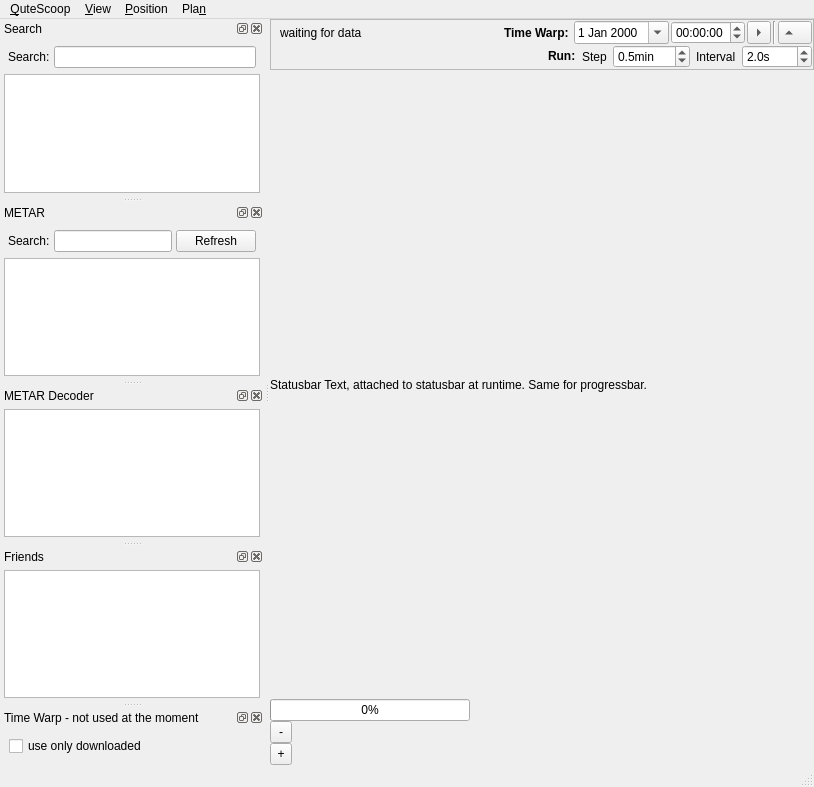
<?xml version="1.0" encoding="UTF-8"?>
<ui version="4.0">
 <class>MainWindow</class>
 <widget class="QMainWindow" name="MainWindow">
  <property name="geometry">
   <rect>
    <x>0</x>
    <y>0</y>
    <width>814</width>
    <height>787</height>
   </rect>
  </property>
  <property name="windowTitle">
   <string>QuteScoop</string>
  </property>
  <property name="windowIcon">
   <iconset resource="Resources.qrc">
    <normaloff>:/icons/qutescoop.png</normaloff>:/icons/qutescoop.png</iconset>
  </property>
  <widget class="QWidget" name="centralwidget">
   <layout class="QVBoxLayout" name="verticalLayout">
    <property name="spacing">
     <number>0</number>
    </property>
    <property name="margin">
     <number>0</number>
    </property>
    <item>
     <widget class="QFrame" name="framePredict">
      <property name="sizePolicy">
       <sizepolicy hsizetype="Preferred" vsizetype="Maximum">
        <horstretch>0</horstretch>
        <verstretch>0</verstretch>
       </sizepolicy>
      </property>
      <property name="frameShape">
       <enum>QFrame::StyledPanel</enum>
      </property>
      <property name="frameShadow">
       <enum>QFrame::Raised</enum>
      </property>
      <layout class="QVBoxLayout" name="verticalLayout_2">
       <property name="spacing">
        <number>1</number>
       </property>
       <property name="topMargin">
        <number>1</number>
       </property>
       <property name="rightMargin">
        <number>1</number>
       </property>
       <property name="bottomMargin">
        <number>1</number>
       </property>
       <item>
        <layout class="QHBoxLayout" name="horizontalLayout_3">
         <property name="spacing">
          <number>2</number>
         </property>
         <item>
          <widget class="QLabel" name="lblWarpInfo">
           <property name="text">
            <string>waiting for data</string>
           </property>
          </widget>
         </item>
         <item>
          <spacer name="horizontalSpacer">
           <property name="orientation">
            <enum>Qt::Horizontal</enum>
           </property>
           <property name="sizeHint" stdset="0">
            <size>
             <width>40</width>
             <height>20</height>
            </size>
           </property>
          </spacer>
         </item>
         <item>
          <widget class="QLabel" name="label_3">
           <property name="font">
            <font>
             <weight>75</weight>
             <bold>true</bold>
            </font>
           </property>
           <property name="text">
            <string>Time Warp: </string>
           </property>
          </widget>
         </item>
         <item>
          <widget class="QDateEdit" name="datePredictTime">
           <property name="sizePolicy">
            <sizepolicy hsizetype="Maximum" vsizetype="Fixed">
             <horstretch>0</horstretch>
             <verstretch>0</verstretch>
            </sizepolicy>
           </property>
           <property name="toolTip">
            <string>Select a date to warp to.</string>
           </property>
           <property name="wrapping">
            <bool>true</bool>
           </property>
           <property name="calendarPopup">
            <bool>true</bool>
           </property>
           <property name="timeSpec">
            <enum>Qt::UTC</enum>
           </property>
          </widget>
         </item>
         <item>
          <widget class="QTimeEdit" name="timePredictTime">
           <property name="sizePolicy">
            <sizepolicy hsizetype="Maximum" vsizetype="Fixed">
             <horstretch>0</horstretch>
             <verstretch>0</verstretch>
            </sizepolicy>
           </property>
           <property name="toolTip">
            <string>Select a time to warp to.</string>
           </property>
           <property name="wrapping">
            <bool>true</bool>
           </property>
           <property name="accelerated">
            <bool>true</bool>
           </property>
          </widget>
         </item>
         <item>
          <widget class="QToolButton" name="tbRunPredict">
           <property name="toolTip">
            <string>Toggle Run: Makes time run from selected time.</string>
           </property>
           <property name="text">
            <string>run</string>
           </property>
           <property name="checkable">
            <bool>true</bool>
           </property>
           <property name="popupMode">
            <enum>QToolButton::InstantPopup</enum>
           </property>
           <property name="arrowType">
            <enum>Qt::RightArrow</enum>
           </property>
          </widget>
         </item>
         <item>
          <widget class="Line" name="line">
           <property name="orientation">
            <enum>Qt::Vertical</enum>
           </property>
          </widget>
         </item>
         <item>
          <widget class="QToolButton" name="tbDisablePredict">
           <property name="toolTip">
            <string>Exit Warp mode. Return to reality.</string>
           </property>
           <property name="text">
            <string/>
           </property>
           <property name="popupMode">
            <enum>QToolButton::InstantPopup</enum>
           </property>
           <property name="toolButtonStyle">
            <enum>Qt::ToolButtonTextBesideIcon</enum>
           </property>
           <property name="arrowType">
            <enum>Qt::UpArrow</enum>
           </property>
          </widget>
         </item>
        </layout>
       </item>
       <item>
        <widget class="QWidget" name="widgetRunPredict" native="true">
         <layout class="QHBoxLayout" name="horizontalLayout_2">
          <property name="margin">
           <number>0</number>
          </property>
          <item>
           <spacer name="horizontalSpacer_2">
            <property name="orientation">
             <enum>Qt::Horizontal</enum>
            </property>
            <property name="sizeHint" stdset="0">
             <size>
              <width>40</width>
              <height>20</height>
             </size>
            </property>
           </spacer>
          </item>
          <item>
           <widget class="QLabel" name="label_5">
            <property name="text">
             <string>&lt;b&gt;Run:&lt;/b&gt;</string>
            </property>
           </widget>
          </item>
          <item>
           <widget class="QLabel" name="label_4">
            <property name="text">
             <string>Step</string>
            </property>
           </widget>
          </item>
          <item>
           <widget class="QDoubleSpinBox" name="dsRunPredictStep">
            <property name="sizePolicy">
             <sizepolicy hsizetype="Maximum" vsizetype="Fixed">
              <horstretch>0</horstretch>
              <verstretch>0</verstretch>
             </sizepolicy>
            </property>
            <property name="toolTip">
             <string>The next Warp will add this timespan to the old one. Select '0' for realtime (starts from now and time will be linked to real time).</string>
            </property>
            <property name="specialValueText">
             <string>realtime</string>
            </property>
            <property name="accelerated">
             <bool>true</bool>
            </property>
            <property name="prefix">
             <string/>
            </property>
            <property name="suffix">
             <string>min</string>
            </property>
            <property name="decimals">
             <number>1</number>
            </property>
            <property name="minimum">
             <double>0.000000000000000</double>
            </property>
            <property name="singleStep">
             <double>0.500000000000000</double>
            </property>
            <property name="value">
             <double>0.500000000000000</double>
            </property>
           </widget>
          </item>
          <item>
           <widget class="QLabel" name="label_6">
            <property name="text">
             <string>Interval</string>
            </property>
           </widget>
          </item>
          <item>
           <widget class="QDoubleSpinBox" name="spinRunPredictInterval">
            <property name="specialValueText">
             <string>none</string>
            </property>
            <property name="accelerated">
             <bool>true</bool>
            </property>
            <property name="suffix">
             <string>s</string>
            </property>
            <property name="decimals">
             <number>1</number>
            </property>
            <property name="maximum">
             <double>1000.000000000000000</double>
            </property>
            <property name="singleStep">
             <double>0.200000000000000</double>
            </property>
            <property name="value">
             <double>2.000000000000000</double>
            </property>
           </widget>
          </item>
         </layout>
        </widget>
       </item>
      </layout>
     </widget>
    </item>
    <item>
     <widget class="QLabel" name="lblStatus">
      <property name="text">
       <string>Statusbar Text, attached to statusbar at runtime. Same for progressbar.</string>
      </property>
     </widget>
    </item>
    <item>
     <widget class="QProgressBar" name="progressBar">
      <property name="maximumSize">
       <size>
        <width>200</width>
        <height>16777215</height>
       </size>
      </property>
      <property name="value">
       <number>0</number>
      </property>
     </widget>
    </item>
    <item>
     <widget class="QToolButton" name="tbZoomOut">
      <property name="minimumSize">
       <size>
        <width>22</width>
        <height>22</height>
       </size>
      </property>
      <property name="maximumSize">
       <size>
        <width>22</width>
        <height>22</height>
       </size>
      </property>
      <property name="baseSize">
       <size>
        <width>22</width>
        <height>22</height>
       </size>
      </property>
      <property name="toolTip">
       <string>Zoom out.</string>
      </property>
      <property name="text">
       <string>-</string>
      </property>
     </widget>
    </item>
    <item>
     <widget class="QToolButton" name="tbZoomIn">
      <property name="minimumSize">
       <size>
        <width>22</width>
        <height>22</height>
       </size>
      </property>
      <property name="maximumSize">
       <size>
        <width>22</width>
        <height>22</height>
       </size>
      </property>
      <property name="baseSize">
       <size>
        <width>22</width>
        <height>22</height>
       </size>
      </property>
      <property name="toolTip">
       <string>Zoom in.</string>
      </property>
      <property name="text">
       <string>+</string>
      </property>
     </widget>
    </item>
   </layout>
  </widget>
  <widget class="QMenuBar" name="menubar">
   <property name="geometry">
    <rect>
     <x>0</x>
     <y>0</y>
     <width>814</width>
     <height>26</height>
    </rect>
   </property>
   <property name="statusTip">
    <string notr="true"/>
   </property>
   <widget class="QMenu" name="menuQutescoop">
    <property name="statusTip">
     <string notr="true"/>
    </property>
    <property name="title">
     <string>&amp;QuteScoop</string>
    </property>
    <addaction name="actionAbout"/>
    <addaction name="actionAboutQt"/>
    <addaction name="separator"/>
    <addaction name="actionPreferences"/>
    <addaction name="separator"/>
    <addaction name="actionDownload"/>
    <addaction name="actionShootScreenies"/>
    <addaction name="separator"/>
    <addaction name="actionQuit"/>
   </widget>
   <widget class="QMenu" name="menuView">
    <property name="statusTip">
     <string notr="true"/>
    </property>
    <property name="title">
     <string>&amp;View</string>
    </property>
    <addaction name="actionListClients"/>
    <addaction name="separator"/>
    <addaction name="actionShowSearch"/>
    <addaction name="actionShowMetars"/>
    <addaction name="actionShowFriendsDock"/>
    <addaction name="actionShowTimeWarpDock"/>
    <addaction name="actionHideAllWindows"/>
    <addaction name="separator"/>
    <addaction name="actionDisplayAllFlightPaths"/>
    <addaction name="actionClearAllFlightPaths"/>
    <addaction name="separator"/>
    <addaction name="actionToggleFullscreen"/>
    <addaction name="separator"/>
    <addaction name="actionDisplayAllSectors"/>
    <addaction name="actionShowInactiveAirports"/>
   </widget>
   <widget class="QMenu" name="menuPlan">
    <property name="statusTip">
     <string notr="true"/>
    </property>
    <property name="title">
     <string>Pla&amp;n</string>
    </property>
    <addaction name="actionPlanFlight"/>
    <addaction name="separator"/>
    <addaction name="actionPredict"/>
    <addaction name="actionBookedAtc"/>
   </widget>
   <widget class="QMenu" name="menuPosition">
    <property name="title">
     <string>&amp;Position</string>
    </property>
    <widget class="QMenu" name="menuRemember">
     <property name="title">
      <string>Remember</string>
     </property>
     <addaction name="actionRemember_2"/>
     <addaction name="separator"/>
     <addaction name="actionRememberPosition"/>
     <addaction name="actionRememberMapPosition2"/>
     <addaction name="actionRememberMapPosition3"/>
     <addaction name="actionRememberMapPosition4"/>
     <addaction name="actionRememberMapPosition5"/>
     <addaction name="actionRememberMapPosition6"/>
     <addaction name="actionRememberMapPosition7"/>
    </widget>
    <widget class="QMenu" name="menuRecall">
     <property name="title">
      <string>Recall</string>
     </property>
     <addaction name="actionRecall_2"/>
     <addaction name="separator"/>
     <addaction name="actionRecallMapPosition"/>
     <addaction name="actionRecallMapPosition2"/>
     <addaction name="actionRecallMapPosition3"/>
     <addaction name="actionRecallMapPosition4"/>
     <addaction name="actionRecallMapPosition5"/>
     <addaction name="actionRecallMapPosition6"/>
     <addaction name="actionRecallMapPosition7"/>
    </widget>
    <addaction name="actionZoomIn"/>
    <addaction name="actionZoomOut"/>
    <addaction name="separator"/>
    <addaction name="actionMoveLeft"/>
    <addaction name="actionMoveRight"/>
    <addaction name="actionMoveUp"/>
    <addaction name="actionMoveDown"/>
    <addaction name="separator"/>
    <addaction name="menuRemember"/>
    <addaction name="menuRecall"/>
   </widget>
   <addaction name="menuQutescoop"/>
   <addaction name="menuView"/>
   <addaction name="menuPosition"/>
   <addaction name="menuPlan"/>
  </widget>
  <widget class="QStatusBar" name="statusbar"/>
  <widget class="QDockWidget" name="searchDock">
   <property name="maximumSize">
    <size>
     <width>524287</width>
     <height>524287</height>
    </size>
   </property>
   <property name="allowedAreas">
    <set>Qt::AllDockWidgetAreas</set>
   </property>
   <property name="windowTitle">
    <string>Search</string>
   </property>
   <attribute name="dockWidgetArea">
    <number>1</number>
   </attribute>
   <widget class="QWidget" name="dockWidgetContents">
    <layout class="QVBoxLayout" name="_5">
     <property name="spacing">
      <number>2</number>
     </property>
     <property name="margin">
      <number>4</number>
     </property>
     <item>
      <layout class="QHBoxLayout" name="_6">
       <property name="spacing">
        <number>4</number>
       </property>
       <property name="margin">
        <number>4</number>
       </property>
       <item>
        <widget class="QLabel" name="label">
         <property name="text">
          <string>Search:</string>
         </property>
         <property name="buddy">
          <cstring>searchEdit</cstring>
         </property>
        </widget>
       </item>
       <item>
        <widget class="QLineEdit" name="searchEdit">
         <property name="toolTip">
          <string>Searches Map Objects and Clients. Wildcards (*, ?) and those powerful &quot;Regular Expressions&quot; (search for them on the internet) allowed</string>
         </property>
        </widget>
       </item>
      </layout>
     </item>
     <item>
      <widget class="QTreeView" name="searchResult">
       <property name="editTriggers">
        <set>QAbstractItemView::AllEditTriggers</set>
       </property>
       <property name="rootIsDecorated">
        <bool>false</bool>
       </property>
       <property name="uniformRowHeights">
        <bool>true</bool>
       </property>
       <property name="itemsExpandable">
        <bool>false</bool>
       </property>
       <property name="sortingEnabled">
        <bool>false</bool>
       </property>
       <attribute name="headerShowSortIndicator" stdset="0">
        <bool>true</bool>
       </attribute>
      </widget>
     </item>
    </layout>
   </widget>
  </widget>
  <widget class="QDockWidget" name="metarDock">
   <property name="windowTitle">
    <string>METAR</string>
   </property>
   <attribute name="dockWidgetArea">
    <number>1</number>
   </attribute>
   <widget class="QWidget" name="dockWidgetContents_2">
    <layout class="QVBoxLayout">
     <property name="spacing">
      <number>2</number>
     </property>
     <property name="margin">
      <number>4</number>
     </property>
     <item>
      <layout class="QHBoxLayout" name="_2">
       <property name="spacing">
        <number>4</number>
       </property>
       <property name="margin">
        <number>4</number>
       </property>
       <item>
        <widget class="QLabel" name="label_2">
         <property name="text">
          <string>Search:</string>
         </property>
         <property name="buddy">
          <cstring>metarEdit</cstring>
         </property>
        </widget>
       </item>
       <item>
        <widget class="QLineEdit" name="metarEdit">
         <property name="toolTip">
          <string>Wildcards (*, ?) and those powerful &quot;Regular Expressions&quot; (search for them on the internet) allowed</string>
         </property>
         <property name="text">
          <string/>
         </property>
        </widget>
       </item>
       <item>
        <widget class="QPushButton" name="btnRefreshMetar">
         <property name="text">
          <string>Refresh</string>
         </property>
        </widget>
       </item>
      </layout>
     </item>
     <item>
      <widget class="QTreeView" name="metarList">
       <property name="editTriggers">
        <set>QAbstractItemView::AllEditTriggers</set>
       </property>
       <property name="rootIsDecorated">
        <bool>false</bool>
       </property>
       <property name="uniformRowHeights">
        <bool>true</bool>
       </property>
       <property name="itemsExpandable">
        <bool>false</bool>
       </property>
       <property name="sortingEnabled">
        <bool>false</bool>
       </property>
       <attribute name="headerShowSortIndicator" stdset="0">
        <bool>true</bool>
       </attribute>
      </widget>
     </item>
    </layout>
   </widget>
  </widget>
  <widget class="QDockWidget" name="metarDecoderDock">
   <property name="windowTitle">
    <string>METAR Decoder</string>
   </property>
   <attribute name="dockWidgetArea">
    <number>1</number>
   </attribute>
   <widget class="QWidget" name="dockWidgetContents_3">
    <layout class="QVBoxLayout" name="_3">
     <property name="margin">
      <number>4</number>
     </property>
     <item>
      <widget class="QTextBrowser" name="metarText">
       <property name="html">
        <string>&lt;!DOCTYPE HTML PUBLIC &quot;-//W3C//DTD HTML 4.0//EN&quot; &quot;http://www.w3.org/TR/REC-html40/strict.dtd&quot;&gt;
&lt;html&gt;&lt;head&gt;&lt;meta name=&quot;qrichtext&quot; content=&quot;1&quot; /&gt;&lt;style type=&quot;text/css&quot;&gt;
p, li { white-space: pre-wrap; }
&lt;/style&gt;&lt;/head&gt;&lt;body style=&quot; font-family:'UnDotum'; font-size:10pt; font-weight:400; font-style:normal;&quot;&gt;
&lt;p style=&quot;-qt-paragraph-type:empty; margin-top:0px; margin-bottom:0px; margin-left:0px; margin-right:0px; -qt-block-indent:0; text-indent:0px; font-family:'Lucida Grande'; font-size:13pt;&quot;&gt;&lt;/p&gt;&lt;/body&gt;&lt;/html&gt;</string>
       </property>
       <property name="acceptRichText">
        <bool>true</bool>
       </property>
       <property name="openExternalLinks">
        <bool>true</bool>
       </property>
      </widget>
     </item>
    </layout>
   </widget>
  </widget>
  <widget class="QDockWidget" name="friendsDock">
   <property name="windowTitle">
    <string>Friends</string>
   </property>
   <attribute name="dockWidgetArea">
    <number>1</number>
   </attribute>
   <widget class="QWidget" name="dockWidgetContents_4">
    <layout class="QVBoxLayout" name="_4">
     <property name="margin">
      <number>4</number>
     </property>
     <item>
      <widget class="QTreeView" name="friendsList">
       <property name="toolTip">
        <string>Friends are identified by their network ID. As we do not have one for Booked ATC, we cannot show booked controllers here.</string>
       </property>
       <property name="rootIsDecorated">
        <bool>false</bool>
       </property>
       <property name="uniformRowHeights">
        <bool>true</bool>
       </property>
       <property name="itemsExpandable">
        <bool>false</bool>
       </property>
       <property name="sortingEnabled">
        <bool>true</bool>
       </property>
      </widget>
     </item>
    </layout>
   </widget>
  </widget>
  <widget class="QDockWidget" name="warpDock">
   <property name="enabled">
    <bool>true</bool>
   </property>
   <property name="windowTitle">
    <string>Time Warp - not used at the moment</string>
   </property>
   <attribute name="dockWidgetArea">
    <number>1</number>
   </attribute>
   <widget class="QWidget" name="dockWidgetContents_5">
    <layout class="QGridLayout" name="gridLayout">
     <item row="0" column="0">
      <widget class="QCheckBox" name="cbNoPredict">
       <property name="text">
        <string>use only downloaded</string>
       </property>
      </widget>
     </item>
    </layout>
   </widget>
  </widget>
  <action name="actionAbout">
   <property name="text">
    <string>&amp;About</string>
   </property>
   <property name="autoRepeat">
    <bool>false</bool>
   </property>
  </action>
  <action name="actionDownload">
   <property name="text">
    <string>&amp;Download Network Status</string>
   </property>
   <property name="shortcut">
    <string>F5</string>
   </property>
   <property name="autoRepeat">
    <bool>false</bool>
   </property>
  </action>
  <action name="actionAboutQt">
   <property name="text">
    <string>About Q&amp;T</string>
   </property>
   <property name="autoRepeat">
    <bool>false</bool>
   </property>
  </action>
  <action name="actionPreferences">
   <property name="text">
    <string>&amp;Preferences...</string>
   </property>
   <property name="autoRepeat">
    <bool>false</bool>
   </property>
  </action>
  <action name="actionQuit">
   <property name="text">
    <string>&amp;Quit</string>
   </property>
  </action>
  <action name="actionShowSearch">
   <property name="checked">
    <bool>false</bool>
   </property>
   <property name="text">
    <string>Show &amp;Search Dock</string>
   </property>
   <property name="shortcut">
    <string>F3</string>
   </property>
   <property name="autoRepeat">
    <bool>false</bool>
   </property>
  </action>
  <action name="actionToggleFullscreen">
   <property name="checkable">
    <bool>false</bool>
   </property>
   <property name="text">
    <string>&amp;Toggle Fullscreen</string>
   </property>
   <property name="shortcut">
    <string>Ctrl+F11</string>
   </property>
   <property name="autoRepeat">
    <bool>false</bool>
   </property>
  </action>
  <action name="actionClearAllFlightPaths">
   <property name="text">
    <string>&amp;Hide All Flight Routes</string>
   </property>
   <property name="shortcut">
    <string>F6</string>
   </property>
  </action>
  <action name="actionDisplayAllFlightPaths">
   <property name="text">
    <string>Show &amp;All Flight Routes</string>
   </property>
   <property name="shortcut">
    <string>Ctrl+F6</string>
   </property>
  </action>
  <action name="actionShowMetars">
   <property name="checked">
    <bool>false</bool>
   </property>
   <property name="text">
    <string>Show &amp;Metar Dock</string>
   </property>
   <property name="shortcut">
    <string>F4</string>
   </property>
  </action>
  <action name="actionZoomIn">
   <property name="text">
    <string>Zoom &amp;In</string>
   </property>
   <property name="shortcut">
    <string>Ctrl++</string>
   </property>
  </action>
  <action name="actionZoomOut">
   <property name="text">
    <string>Zoom &amp;Out</string>
   </property>
   <property name="shortcut">
    <string>Ctrl+-</string>
   </property>
  </action>
  <action name="actionRememberPosition">
   <property name="text">
    <string>Default Map Position</string>
   </property>
   <property name="shortcut">
    <string>Ctrl+1</string>
   </property>
  </action>
  <action name="actionHideAllWindows">
   <property name="text">
    <string>Hide all &amp;Windows</string>
   </property>
   <property name="shortcut">
    <string>F7</string>
   </property>
  </action>
  <action name="actionShowFriendsDock">
   <property name="text">
    <string>Show &amp;Friends Dock</string>
   </property>
   <property name="shortcut">
    <string>F2</string>
   </property>
  </action>
  <action name="actionDisplayAllSectors">
   <property name="checkable">
    <bool>true</bool>
   </property>
   <property name="text">
    <string>Display All Sector &amp;Boundaries</string>
   </property>
  </action>
  <action name="actionPlanFlight">
   <property name="text">
    <string>&amp;Routes</string>
   </property>
   <property name="shortcut">
    <string>F9</string>
   </property>
  </action>
  <action name="actionBookedAtc">
   <property name="text">
    <string>List Booked &amp;ATC</string>
   </property>
   <property name="shortcut">
    <string>Ctrl+F8</string>
   </property>
  </action>
  <action name="actionShowInactiveAirports">
   <property name="checkable">
    <bool>true</bool>
   </property>
   <property name="text">
    <string>Show I&amp;nactive Airports</string>
   </property>
  </action>
  <action name="actionPredict">
   <property name="checkable">
    <bool>true</bool>
   </property>
   <property name="checked">
    <bool>false</bool>
   </property>
   <property name="text">
    <string>&amp;Time Warp</string>
   </property>
   <property name="shortcut">
    <string>F8</string>
   </property>
  </action>
  <action name="actionRecallMapPosition">
   <property name="text">
    <string>Default Map Position</string>
   </property>
   <property name="shortcut">
    <string>Alt+1</string>
   </property>
  </action>
  <action name="actionRememberMapPosition2">
   <property name="text">
    <string>Map Position 2</string>
   </property>
   <property name="shortcut">
    <string>Ctrl+2</string>
   </property>
  </action>
  <action name="actionRecallMapPosition2">
   <property name="text">
    <string>Map Position 2</string>
   </property>
   <property name="shortcut">
    <string>Alt+2</string>
   </property>
  </action>
  <action name="actionRememberMapPosition3">
   <property name="text">
    <string>Map Position 3</string>
   </property>
   <property name="shortcut">
    <string>Ctrl+3</string>
   </property>
  </action>
  <action name="actionRecallMapPosition3">
   <property name="text">
    <string>Map Position 3</string>
   </property>
   <property name="shortcut">
    <string>Alt+3</string>
   </property>
  </action>
  <action name="actionRememberMapPosition4">
   <property name="text">
    <string>Map Position 4</string>
   </property>
   <property name="shortcut">
    <string>Ctrl+4</string>
   </property>
  </action>
  <action name="actionRecallMapPosition4">
   <property name="text">
    <string>Map Position 4</string>
   </property>
   <property name="shortcut">
    <string>Alt+4</string>
   </property>
  </action>
  <action name="actionRememberMapPosition5">
   <property name="text">
    <string>Map Position 5</string>
   </property>
   <property name="shortcut">
    <string>Ctrl+5</string>
   </property>
  </action>
  <action name="actionRememberMapPosition6">
   <property name="text">
    <string>Map Position 6</string>
   </property>
   <property name="shortcut">
    <string>Ctrl+6</string>
   </property>
  </action>
  <action name="actionRememberMapPosition7">
   <property name="text">
    <string>Map Position 7</string>
   </property>
   <property name="shortcut">
    <string>Ctrl+7</string>
   </property>
  </action>
  <action name="actionRecall_2">
   <property name="enabled">
    <bool>false</bool>
   </property>
   <property name="text">
    <string>Recall</string>
   </property>
  </action>
  <action name="actionRemember_2">
   <property name="enabled">
    <bool>false</bool>
   </property>
   <property name="text">
    <string>Remember</string>
   </property>
  </action>
  <action name="actionRecallMapPosition5">
   <property name="text">
    <string>Map Position 5</string>
   </property>
   <property name="shortcut">
    <string>Alt+5</string>
   </property>
  </action>
  <action name="actionRecallMapPosition6">
   <property name="text">
    <string>Map Position 6</string>
   </property>
   <property name="shortcut">
    <string>Alt+6</string>
   </property>
  </action>
  <action name="actionRecallMapPosition7">
   <property name="text">
    <string>Map Position 7</string>
   </property>
   <property name="shortcut">
    <string>Alt+7</string>
   </property>
  </action>
  <action name="actionMoveLeft">
   <property name="text">
    <string>Move ←</string>
   </property>
   <property name="shortcut">
    <string>Alt+Left</string>
   </property>
  </action>
  <action name="actionMoveRight">
   <property name="text">
    <string>Move →</string>
   </property>
   <property name="shortcut">
    <string>Alt+Right</string>
   </property>
  </action>
  <action name="actionMoveUp">
   <property name="text">
    <string>Move ↑</string>
   </property>
   <property name="shortcut">
    <string>Alt+Up</string>
   </property>
  </action>
  <action name="actionMoveDown">
   <property name="text">
    <string>Move ↓</string>
   </property>
   <property name="shortcut">
    <string>Alt+Down</string>
   </property>
  </action>
  <action name="actionListClients">
   <property name="text">
    <string>List &amp;Clients and Servers</string>
   </property>
   <property name="shortcut">
    <string>Ctrl+F5</string>
   </property>
  </action>
  <action name="actionShootScreenies">
   <property name="checkable">
    <bool>true</bool>
   </property>
   <property name="text">
    <string>&amp;Save Screenshots</string>
   </property>
   <property name="toolTip">
    <string>Saves screenshots to &quot;screenshots&quot; directory whenever new data is generated/arrives.</string>
   </property>
  </action>
  <action name="actionShowTimeWarpDock">
   <property name="text">
    <string>Show Time &amp;Warp Dock</string>
   </property>
  </action>
 </widget>
 <resources>
  <include location="Resources.qrc"/>
 </resources>
 <connections>
  <connection>
   <sender>actionQuit</sender>
   <signal>triggered()</signal>
   <receiver>MainWindow</receiver>
   <slot>close()</slot>
   <hints>
    <hint type="sourcelabel">
     <x>-1</x>
     <y>-1</y>
    </hint>
    <hint type="destinationlabel">
     <x>399</x>
     <y>299</y>
    </hint>
   </hints>
  </connection>
  <connection>
   <sender>actionShowMetars</sender>
   <signal>triggered()</signal>
   <receiver>metarDock</receiver>
   <slot>show()</slot>
   <hints>
    <hint type="sourcelabel">
     <x>-1</x>
     <y>-1</y>
    </hint>
    <hint type="destinationlabel">
     <x>143</x>
     <y>109</y>
    </hint>
   </hints>
  </connection>
  <connection>
   <sender>actionShowFriendsDock</sender>
   <signal>triggered()</signal>
   <receiver>friendsDock</receiver>
   <slot>show()</slot>
   <hints>
    <hint type="sourcelabel">
     <x>-1</x>
     <y>-1</y>
    </hint>
    <hint type="destinationlabel">
     <x>143</x>
     <y>392</y>
    </hint>
   </hints>
  </connection>
  <connection>
   <sender>actionShowSearch</sender>
   <signal>triggered()</signal>
   <receiver>searchDock</receiver>
   <slot>show()</slot>
   <hints>
    <hint type="sourcelabel">
     <x>-1</x>
     <y>-1</y>
    </hint>
    <hint type="destinationlabel">
     <x>143</x>
     <y>542</y>
    </hint>
   </hints>
  </connection>
  <connection>
   <sender>actionShowTimeWarpDock</sender>
   <signal>triggered()</signal>
   <receiver>warpDock</receiver>
   <slot>show()</slot>
   <hints>
    <hint type="sourcelabel">
     <x>-1</x>
     <y>-1</y>
    </hint>
    <hint type="destinationlabel">
     <x>91</x>
     <y>727</y>
    </hint>
   </hints>
  </connection>
 </connections>
</ui>
